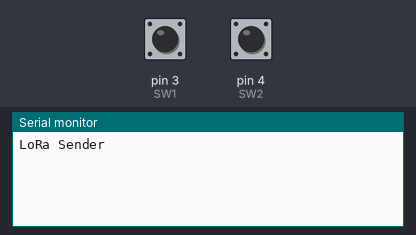
A sketch run on a simulated Arduino Uno, built with avr-gcc and run on an emulated ATmega328P. Shown: the last lines printed to the serial monitor. The test bench sets the inputs (shaded band); at power-on: pin 3 (SW1) HIGH, pin 4 (SW2) HIGH. No radio packets arrive unless stated.

Above: at 1.2 s.
1.3 s: pin 3 (SW1) pulled LOW for 0.15 s
At 2.2 s:
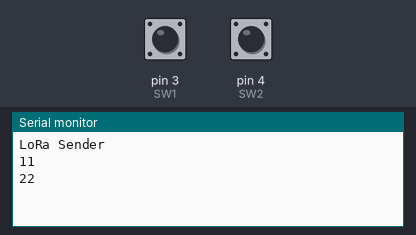
3.0 s: pin 4 (SW2) pulled LOW for 0.15 s
At 3.9 s:
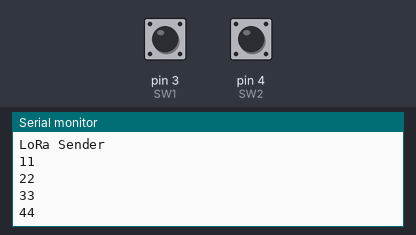
Timing chart, 0 to 6.0 s (numbered marks = the images above; inputs shaded):
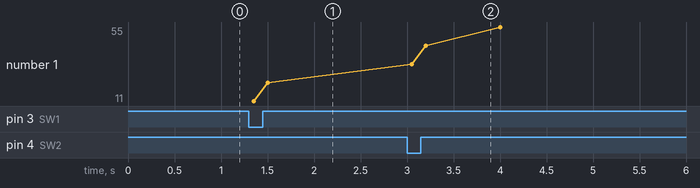

The sketch:

lora_tx.ino
```cpp
#include <LoRa.h>
//int pot = A0;
const int SW1 = 3;
const int SW2 = 4;


int SyncWord = 0x22;

void setup() {
  Serial.begin(9600);
  pinMode(SW1,INPUT_PULLUP);
  pinMode(SW2,INPUT_PULLUP);

  cli();                                    //stop interrupts
                                            //set timer1 interrupt at 1Hz = 1sec
  TCCR1A = 0;                               // set entire TCCR1A register to 0
  TCCR1B = 0;                               // same for TCCR1B
  TCNT1  = 0;                               // initialize counter value to 0
                                            // set compare match register for 1hz increments
  OCR1A = 15624;                            // = (16*10^6) / (1*1024) - 1 (must be <65536)

  TCCR1B |= (1 << WGM12);                   // turn on CTC mode
  TCCR1B |= (1 << CS12) | (1 << CS10);      // Set CS10 and CS12 bits for 1024 prescaler
  TIMSK1 |= (1 << OCIE1A);                  // enable timer compare interrupt

  sei();                                    //allow interrupts

  while (!Serial);
  Serial.println("LoRa Sender");
  if (!LoRa.begin(433E6)) { // or 915E6, the MHz speed of yout module
    Serial.println("Starting LoRa failed!");
    while (1);
  }

  LoRa.setSpreadingFactor(12);           // ranges from 6-12,default 7 see API docs
  LoRa.setSignalBandwidth(62.5E3 );           // for -139dB (page - 112)
  LoRa.setCodingRate4(8);                   // for -139dB (page - 112)
  LoRa.setSyncWord(SyncWord);
/*
  Serial.print("current spreading factor : ");
  Serial.println(LoRa.getSpreadingFactor());
  Serial.print("current bandwidth : ");
  Serial.println(LoRa.getSignalBandwidth());
  Serial.println("LoRa init succeeded.");
  */
}

int priviousSwitchValue1 = 1;
int priviousSwitchValue2 = 1;
int liveSwitchValue1 = 0;
int liveSwitchValue2 = 0;
bool switchPressFlag1 = false;
bool switchPressFlag2 = false;
bool gLedPin = 0;

int data = 1;

void loop() {
  //static int data = 1;

  liveSwitchValue1 = digitalRead(SW1);
  if( (liveSwitchValue1 == 0) and (switchPressFlag1 == false) )
  {
    delay(50);
    data = 11;
    Serial.println("11");
    switchPressFlag1 = true;
    priviousSwitchValue1 = !priviousSwitchValue1;

    LoRa.beginPacket();
    LoRa.print(data);
    LoRa.endPacket();
  }
  if( (liveSwitchValue1 == 1) and (switchPressFlag1 == true) )
  {
    delay(50);
    data = 22;
    Serial.println("22");
    switchPressFlag1 = false;
    LoRa.beginPacket();
    LoRa.print(data);
    LoRa.endPacket();
  }

  liveSwitchValue2 = digitalRead(SW2);
  if( (liveSwitchValue2 == 0) and (switchPressFlag2 == false))
  {
    delay(50);
    data = 33;
    Serial.println("33");
    switchPressFlag2 = true;
    priviousSwitchValue2 = !priviousSwitchValue2;
    LoRa.beginPacket();
    LoRa.print(data);
    LoRa.endPacket();
  }
  if( (liveSwitchValue2 == 1) and (switchPressFlag2 == true) )
  {
    delay(50);
    data = 44;
    Serial.println("44");
    switchPressFlag2 = false;
    LoRa.beginPacket();
    LoRa.print(data);
    LoRa.endPacket();
  }


  if(gLedPin == 1)
  {
    data = 55;
    Serial.println("55");
    gLedPin = 0;
    LoRa.beginPacket();
    LoRa.print(data);
    LoRa.endPacket();
  }

  // LoRa.beginPacket();
  // LoRa.print(data);
  // LoRa.endPacket();
}

ISR(TIMER1_COMPA_vect){//timer1 interrupt 1Hz toggles pin 13 (LED)
//generates pulse wave of frequency 1Hz/2 = 0.5kHz (takes two cycles for full wave- toggle high then toggle low)
  static volatile int ledFlag = 0;
  if(++ledFlag >= 5)
  {
    gLedPin = 1;
    ledFlag = 0;
  }
}
```

Measured:
- after the input at 1.3 s, the serial monitor: prints a new line after 0.05 s (image 1)
- after the input at 3.0 s, the serial monitor: prints a new line after 0.05 s (image 2)
